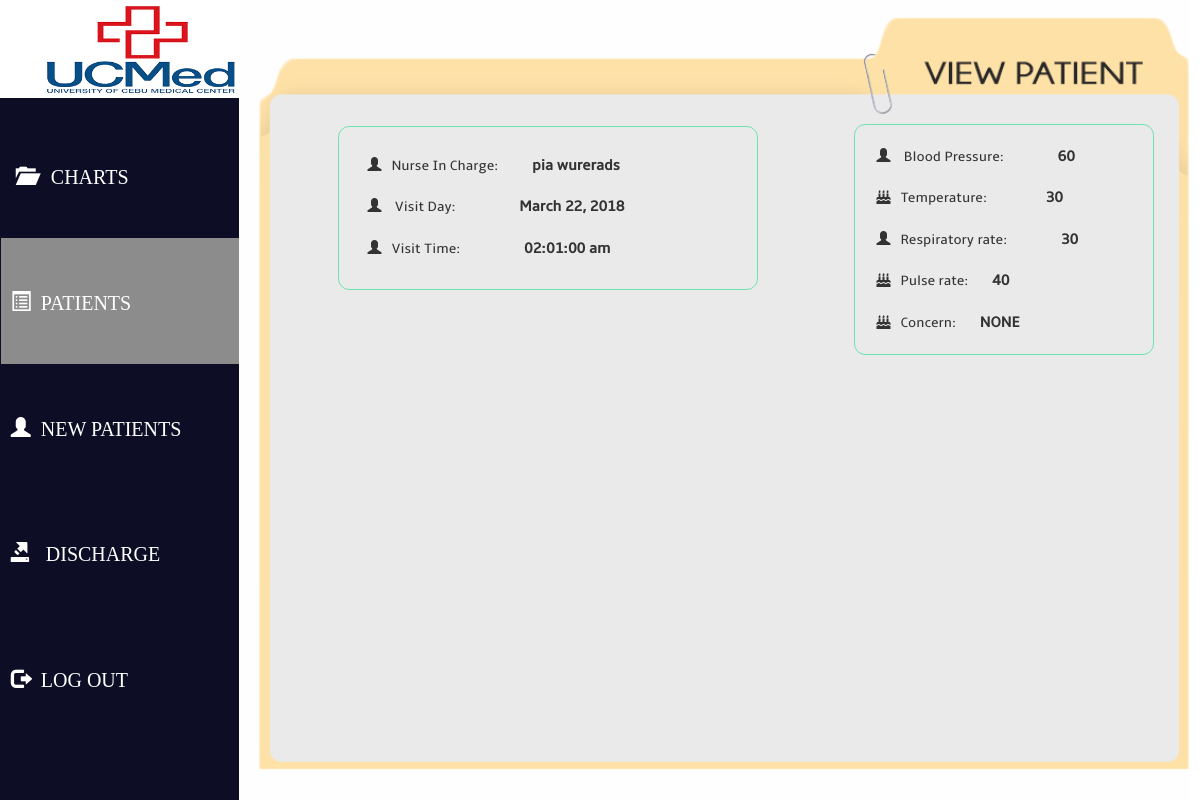
The page /viewcarerec.php?cid=7 (signed in) on the database its author committed.
### tables this page shows
CREATE TABLE `cares` (
  `care_id` int(11) NOT NULL,
  `in_id` int(11) NOT NULL,
  `nurse_name` varchar(100) NOT NULL,
  `blood_pressure` varchar(30) NOT NULL,
  `temperature` varchar(100) NOT NULL,
  `respiratory_rate` varchar(100) NOT NULL,
  `pulse_rate` varchar(30) NOT NULL,
  `care_date` date NOT NULL,
  `care_time` time NOT NULL,
  `concern` varchar(300) NOT NULL
);

### viewcarerec.php (the view, shortened to what this page needs)
<?php
    require("connect.php");
        if(isset($_GET['cid'])){
            $querypatient = "SELECT * FROM cares WHERE care_id=".$_GET['cid'];
            $result=mysqli_query($conn,$querypatient);
            $row=mysqli_fetch_assoc($result);
            $date = strtotime($row['care_date']);
            $dob = date("F d, Y", $date);
            $time = $row['care_time'];
        }
?>
<html>
<head>
    <link rel="stylesheet" type="text/css" href="css/bootstrap.min.css"/>
    <link rel="stylesheet" type="text/css" href="css/view.css"/>
    <link rel="stylesheet" type="text/css" href="css/font-awesome.min.css"/>
    <link rel="stylesheet" type="text/css"href="css/datatables.min.css"/>
</head>
<body>
 <div class="container-fluid header">
        <div class="row">
        <div class="  col-sm-offset-0">
                <h2> <img src="img/logos.png" id="logo">   </h2>
        </div>
    </div>
</div>
<div class="row whole">
    <div class="col-md-2 sidebar-outer">
        <div class="sidebar col-md-2">
            <div id = "bb" >
                        <a href="index.php" id="link"> <div class="navheight"><span>&nbsp&nbsp</span>
                         <p class="glyphicon glyphicon-folder-open centertext"></p> &nbsp CHARTS</div></a>
                        <a href="patientz.php" id="link"><div class=" active navheight"> <span>&nbsp</span>
                            <p class="glyphicon glyphicon-list-alt centertext"></p>&nbsp PATIENTS </div></a>
                       <a href="npatient.php"  id="link"><div class=" navheight"> <span>&nbsp</span>
                           <p class="glyphicon glyphicon-user centertext"></p>&nbsp NEW PATIENTS</div></a>
                     <a href="discharge.php" id="link">
                            <div class="navheight"><span>&nbsp&nbsp</span><p class="glyphicon glyphicon-export centertext"></p> &nbsp DISCHARGE</div></a>
                        <a id="myBtn1" id="link"  ><div class=" navheight"> <span>&nbsp</span>
                            <p class="glyphicon glyphicon-log-out centertext"></p>&nbsp LOG OUT</div></a>
            </div>
        </div>
    </div>
    <div class="col-md-10 content" id="content">
         <div class="col-md-1 dis1">
                     <span class="glyphicon glyphicon-user"></span><span class="aplabel">Nurse In Charge:</span>
                   <b> <span style="margin-left:30px;font-size:15px;">
                   <?php echo $row['nurse_name'];?>
                       </span></b>
                <br> <br>
                      <span class="glyphicon glyphicon-user"></span><span class="aplabel"> Visit Day: </span>
                   <b> <span style="margin-left:60px;font-size:15px;">
                   <?php echo $dob;?>
                       </span></b>
             <br> <br>
             <span class="glyphicon glyphicon-user"></span><span class="aplabel">Visit Time:</span>
                   <b> <span style="margin-left:60px;font-size:15px;">  <?php echo date('h:i:s a', strtotime($time));?></span></b>
             <br> <br>
              </div>
             <div class="col-md-3  inview">
                     <span class="glyphicon glyphicon-user"></span><span class="aplabel"> Blood Pressure:</span>
                   <b> <span style="margin-left:50px;font-size:15px;">
                      <?php echo $row['blood_pressure'];?>
                       </span></b>
                <br> <br>
              <span class="fa fa-birthday-cake"></span><span class = "aplabel">Temperature:</span><b>
                      <span style="margin-left:55px;font-size:15px;">
                             <?php echo $row['temperature'];?>
                    </span></b>
             <br> <br>
             <span class="glyphicon glyphicon-user"></span><span class="aplabel">Respiratory rate:</span>
                   <b> <span style="margin-left:50px;font-size:15px;"> <?php echo $row['respiratory_rate'];?></span></b>
             <br> <br>
              <span class="fa fa-birthday-cake"></span><span class = "aplabel">Pulse rate:</span><b>
                      <span style="margin-left:20px;font-size:15px;">
                            <?php echo $row['pulse_rate'];?>
                    </span></b>
             <br> <br>
             <span class="fa fa-birthday-cake"></span><span class = "aplabel">Concern:</span><b>
                      <span style="margin-left:20px;font-size:15px;">
                            <?php echo $row['concern'];?>
                    </span></b>
              </div>
    </div>
</div>
</body>
</html>

### css/view.css (style rules this page uses)
h2 { background:; margin-top: 0; height: 100px; position: fixed; width: 20%; }
#logo { margin-left: 40px; height: 100%; }
.content { background-color:#fffefe ; height: 100%; padding-top: 7em; position: relative; left: 70px; overflow: auto; margin-left: ; background-image: url('../img/viewpt.png'); background-repeat: no-repeat; background-size: cover; }
.whole { width: 95%; }
body { font-family: Amble !important; }
.aplabel { padding-left: 10px; }
.sidebar { background: #0d0d26; height: 100%; padding-top: 1em; padding-left: 1em; margin-top: 3em; position: fixed; top:4em; box-shadow: 1px 0 0 #1e2c3a; width: 22em; }
.sidebar-outer { position: relative; margin-left: -0.4em; }
#link { text-decoration: none; }
#link div { padding-top: 1.5em; padding-bottom: 1em; margin-left: 0.12em; width:15em; height: 16%; color: white; }
#myBtn1 { text-decoration: none; }
#myBtn1 div { padding-top: 1.5em; padding-bottom: 1em; margin-left: 0.12em; width:15em; color: white; }
.active { background-color:#8c8c8c!important; color: white!important; }
#bb { margin-left: -10px; border-style: solid white 0.5px; }
.navheight { height: 150px; font-size: 20px; font-family: century gothic; }
.centertext { margin-top: 22px; }
.TTstatus, { margin-left: 70px; }
.dis1 { border: solid 1px #6CE3AD; border-radius: 0.8em; min-height: xxx; overflow: hidden; padding: 2em; margin-top: 2em; width: 30em; margin-bottom: 10px !important; padding-bottom: 10px; position: fixed; margin-left:6em; }
.inview { border: solid 1px #6CE3AD; border-radius: 0.8em; position: fixed; margin-left: 600px !important; margin-top: 26px !important; padding: 1.5em; }

### rows shown on the page
cares: nurse_name "pia wurerads", care_date "March 22, 2018", care_time "02:01:00 am", blood_pressure "60", temperature "30", respiratory_rate "30", pulse_rate "40", concern "NONE"
